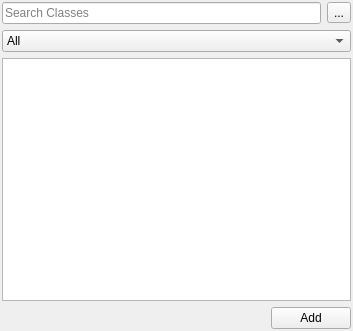
<?xml version="1.0" encoding="UTF-8"?>
<ui version="4.0">
 <class>ZEDClassBrowser</class>
 <widget class="QWidget" name="ZEDClassBrowser">
  <property name="geometry">
   <rect>
    <x>0</x>
    <y>0</y>
    <width>353</width>
    <height>331</height>
   </rect>
  </property>
  <property name="windowTitle">
   <string>Class Browser</string>
  </property>
  <layout class="QVBoxLayout" name="verticalLayout">
   <property name="leftMargin">
    <number>2</number>
   </property>
   <property name="topMargin">
    <number>2</number>
   </property>
   <property name="rightMargin">
    <number>2</number>
   </property>
   <property name="bottomMargin">
    <number>2</number>
   </property>
   <item>
    <layout class="QHBoxLayout" name="horizontalLayout_2">
     <item>
      <widget class="QLineEdit" name="txtSearch">
       <property name="inputMask">
        <string/>
       </property>
       <property name="text">
        <string/>
       </property>
       <property name="placeholderText">
        <string>Search Classes</string>
       </property>
      </widget>
     </item>
     <item>
      <widget class="QToolButton" name="btnMode">
       <property name="text">
        <string>...</string>
       </property>
       <property name="icon">
        <iconset resource="ZEDCommon.qrc">
         <normaloff>:/Icons/List.png</normaloff>
         <normalon>:/Icons/Tree.png</normalon>:/Icons/List.png</iconset>
       </property>
       <property name="checkable">
        <bool>true</bool>
       </property>
       <property name="checked">
        <bool>false</bool>
       </property>
      </widget>
     </item>
    </layout>
   </item>
   <item>
    <widget class="QComboBox" name="cmbCategories">
     <item>
      <property name="text">
       <string>All</string>
      </property>
     </item>
    </widget>
   </item>
   <item>
    <widget class="QTreeView" name="trwClasses"/>
   </item>
   <item>
    <layout class="QHBoxLayout" name="horizontalLayout">
     <item>
      <spacer name="horizontalSpacer">
       <property name="orientation">
        <enum>Qt::Horizontal</enum>
       </property>
       <property name="sizeHint" stdset="0">
        <size>
         <width>202</width>
         <height>17</height>
        </size>
       </property>
      </spacer>
     </item>
     <item>
      <widget class="QPushButton" name="btnAdd">
       <property name="text">
        <string>Add</string>
       </property>
      </widget>
     </item>
    </layout>
   </item>
  </layout>
 </widget>
 <resources>
  <include location="ZEDCommon.qrc"/>
 </resources>
 <connections/>
</ui>
